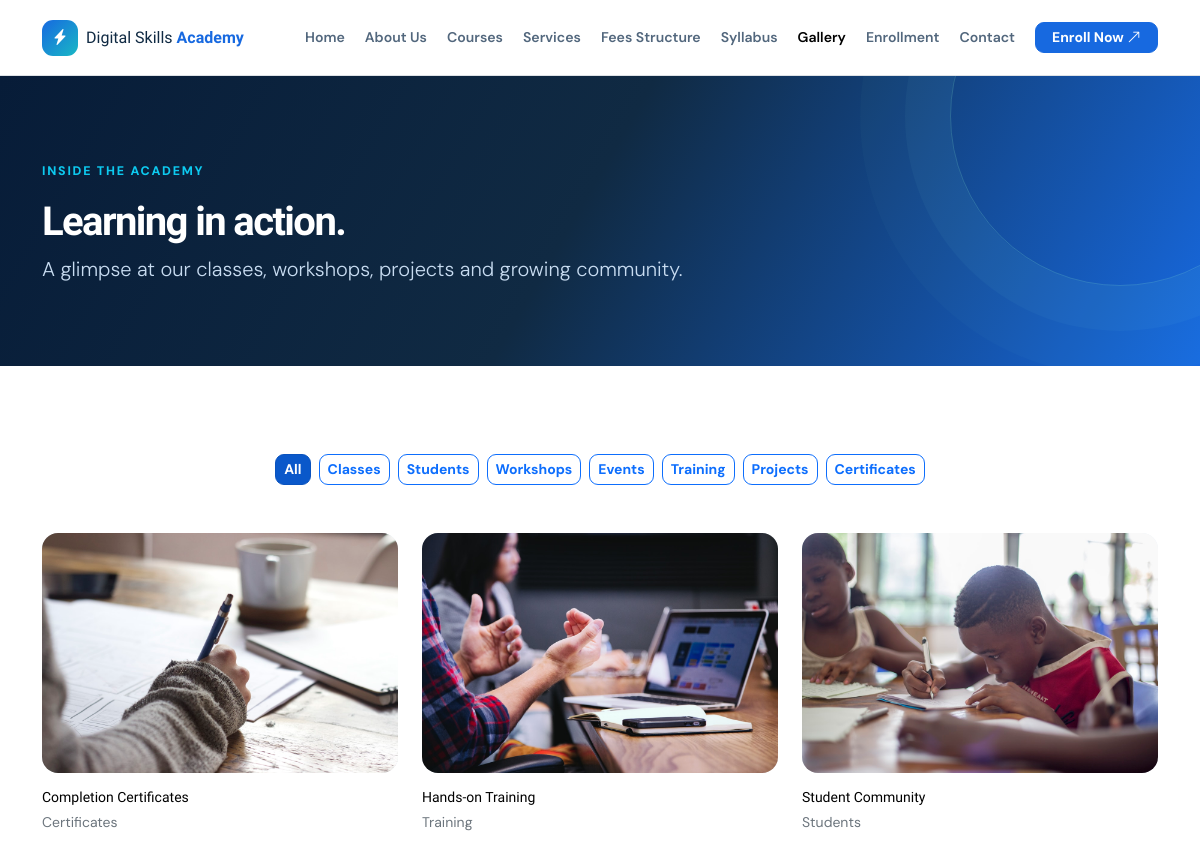
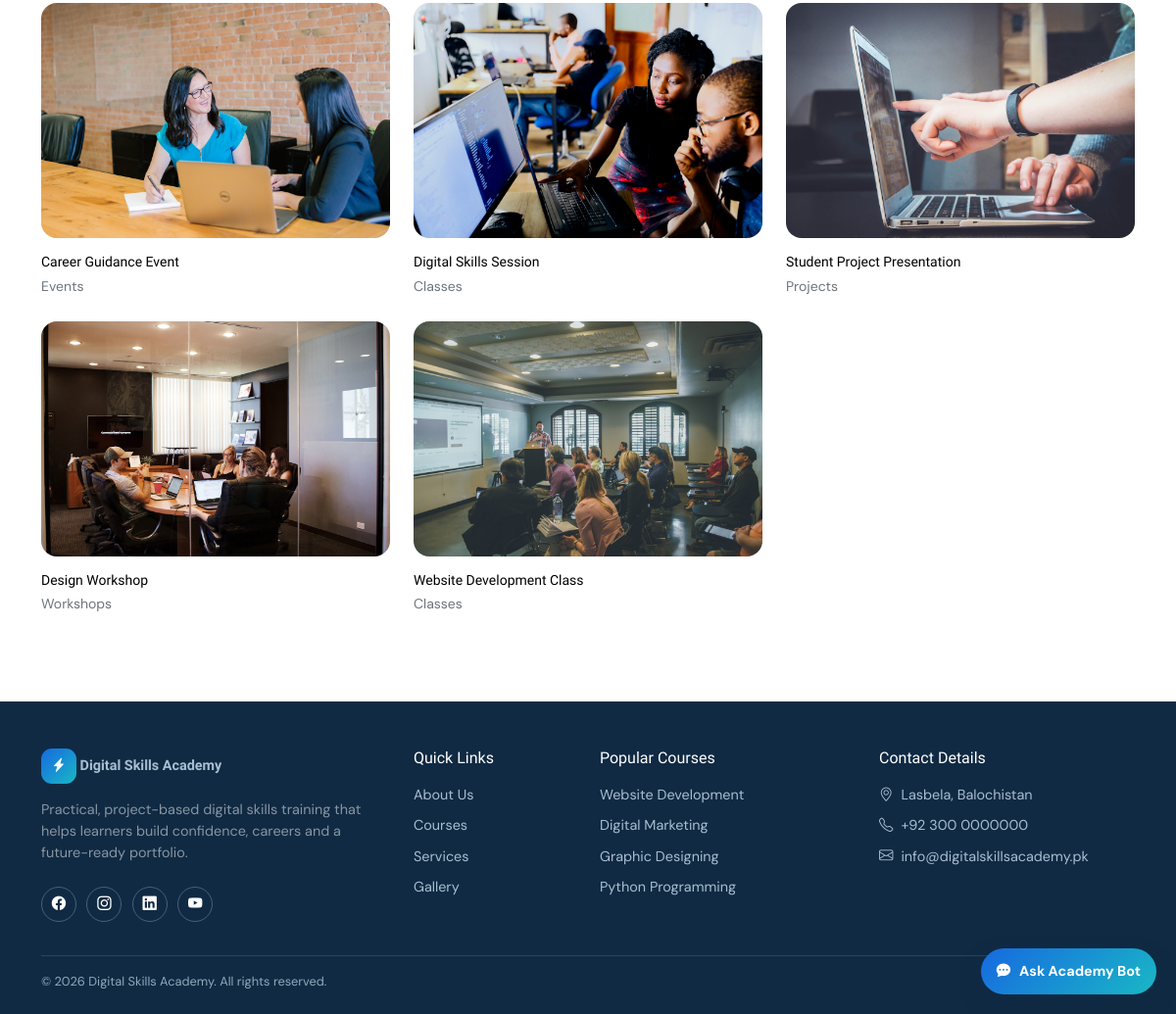
/gallery.php, run on the app's committed database (2 pictures, top to bottom).
### tables this page shows
CREATE TABLE `gallery` (
    `id` INT UNSIGNED NOT NULL AUTO_INCREMENT,
    `title` VARCHAR(150) NOT NULL,
    `image` VARCHAR(255) NOT NULL,
    `category` VARCHAR(100) NOT NULL,
    `description` TEXT DEFAULT NULL,
    `status` TINYINT(1) NOT NULL DEFAULT 1,
    `created_at` TIMESTAMP NOT NULL DEFAULT CURRENT_TIMESTAMP,
    PRIMARY KEY (`id`),
    KEY `idx_gallery_category` (`category`),
    KEY `idx_gallery_status` (`status`)
);

### includes/functions.php (called while the page is built, shortened)
<?php
function e($value): string
{
	return htmlspecialchars((string) $value, ENT_QUOTES, 'UTF-8');
}
function image_url(?string $filename, string $folder = 'courses'): string
{
	$filename = basename((string) $filename);
	$uploadPath = dirname(__DIR__) . DIRECTORY_SEPARATOR . 'uploads' . DIRECTORY_SEPARATOR . $folder . DIRECTORY_SEPARATOR . $filename;
	return $filename !== '' && is_file($uploadPath)
		? 'uploads/' . $folder . '/' . rawurlencode($filename)
		: 'assets/images/placeholder.svg';
}

### gallery.php (the view, shortened to what this page needs)
<?php
require_once __DIR__ . '/config/database.php';
require_once __DIR__ . '/includes/functions.php';
$galleryStatement = $pdo->prepare('SELECT id, title, image, category, description FROM gallery WHERE status = :status ORDER BY created_at DESC, id DESC');
$galleryStatement->execute(['status' => 1]);
$items = $galleryStatement->fetchAll();
$categories = ['Classes', 'Students', 'Workshops', 'Events', 'Training', 'Projects', 'Certificates'];
require __DIR__ . '/includes/header.php';
?>
<section class="page-hero"><div class="container"><span class="eyebrow text-info">Inside the academy</span><h1 class="mt-3">Learning in action.</h1><p class="lead mb-0">A glimpse at our classes, workshops, projects and growing community.</p></div></section>
<section class="section-space"><div class="container"><div class="d-flex flex-wrap gap-2 justify-content-center mb-5" data-gallery-filters><button class="btn btn-primary btn-sm active" data-gallery-category="">All</button><?php foreach ($categories as $category): ?><button class="btn btn-outline-primary btn-sm" data-gallery-category="<?= e($category) ?>"><?= e($category) ?></button><?php endforeach; ?></div><div class="row g-4"><?php foreach ($items as $item): ?><div class="col-6 col-md-4" data-gallery-item data-category="<?= e($item['category']) ?>"><button type="button" class="gallery-item border-0 p-0 w-100 text-start bg-transparent" data-bs-toggle="modal" data-bs-target="#galleryModal" data-gallery-image="<?= e(image_url($item['image'], 'gallery')) ?>" data-gallery-title="<?= e($item['title']) ?>" data-gallery-description="<?= e($item['description'] ?? '') ?>"><div class="rounded-4 overflow-hidden position-relative gallery-frame"><img src="<?= e(image_url($item['image'], 'gallery')) ?>" class="w-100" style="height:240px;object-fit:cover" loading="lazy" alt="<?= e($item['title']) ?>"><div class="gallery-overlay"><i class="bi bi-zoom-in fs-3"></i></div></div><h5 class="mt-3 mb-1 small"><?= e($item['title']) ?></h5><small class="text-secondary"><?= e($item['category']) ?></small></button></div><?php endforeach; ?></div><div class="empty-state" data-gallery-empty><i class="bi bi-images fs-2 d-block mb-2"></i>No gallery items match this category.</div><?php if (!$items): ?><div class="empty-state d-block"><i class="bi bi-images fs-2 d-block mb-2"></i>Gallery items will be available soon.</div><?php endif; ?></div></section>
<?php require __DIR__ . '/includes/footer.php'; ?>

### assets/css/style.css (style rules this page uses)
:root { --navy: #102a43; --blue: #1769e0; --cyan: #19b8c5; --soft: #f4f8fc; --ink: #19324d; }
* { box-sizing: border-box; }
body { color: var(--ink); font-family: 'DM Sans', sans-serif; background: #fff; }
html { scroll-behavior: smooth; }
h1, h2, h3, h4, h5, h6, .navbar-brand, .footer-brand { font-family: 'Plus Jakarta Sans', sans-serif; }
h1 { font-weight: 800; letter-spacing: -.04em; }
.btn { border-radius: 9px; font-weight: 700; }
.btn-primary { background: var(--blue); border-color: var(--blue); }
.eyebrow { color: var(--blue); font-size: .78rem; font-weight: 800; letter-spacing: .14em; text-transform: uppercase; }
.section-space { padding: 88px 0; }
.page-hero { position: relative; overflow: hidden; padding: 82px 0; color: #fff; background: linear-gradient(120deg, #071c38, var(--navy) 48%, #1769e0); }
.page-hero:after { content: ''; position: absolute; width: 340px; height: 340px; border: 1px solid rgba(143,243,210,.2); border-radius: 50%; right: -90px; top: -130px; box-shadow: 0 0 0 45px rgba(143,243,210,.04), 0 0 0 90px rgba(143,243,210,.025); }
.page-hero p { color: #c8dcf1; }
.gallery-frame { background: #eaf3fb; }
.gallery-item { cursor: pointer; }

### data on the page
gallery: image (picture), title "Completion Certificates", category "Certificates"
gallery: image (picture), title "Hands-on Training", category "Training"
gallery: image (picture), title "Student Community", category "Students"
gallery: image (picture), title "Career Guidance Event", category "Events"
gallery: image (picture), title "Digital Skills Session", category "Classes"
gallery: image (picture), title "Student Project Presentation", category "Projects"
gallery: image (picture), title "Design Workshop", category "Workshops"
gallery: image (picture), title "Website Development Class", category "Classes"

### other printed values
$label "Home"
$label "About Us"
$label "Courses"
$label "Services"
$label "Fees Structure"
$label "Syllabus"
$label "Gallery"
$label "Enrollment"
$label "Contact"
$category "Classes"
$category "Students"
$category "Workshops"
$category "Events"
$category "Training"
$category "Projects"
